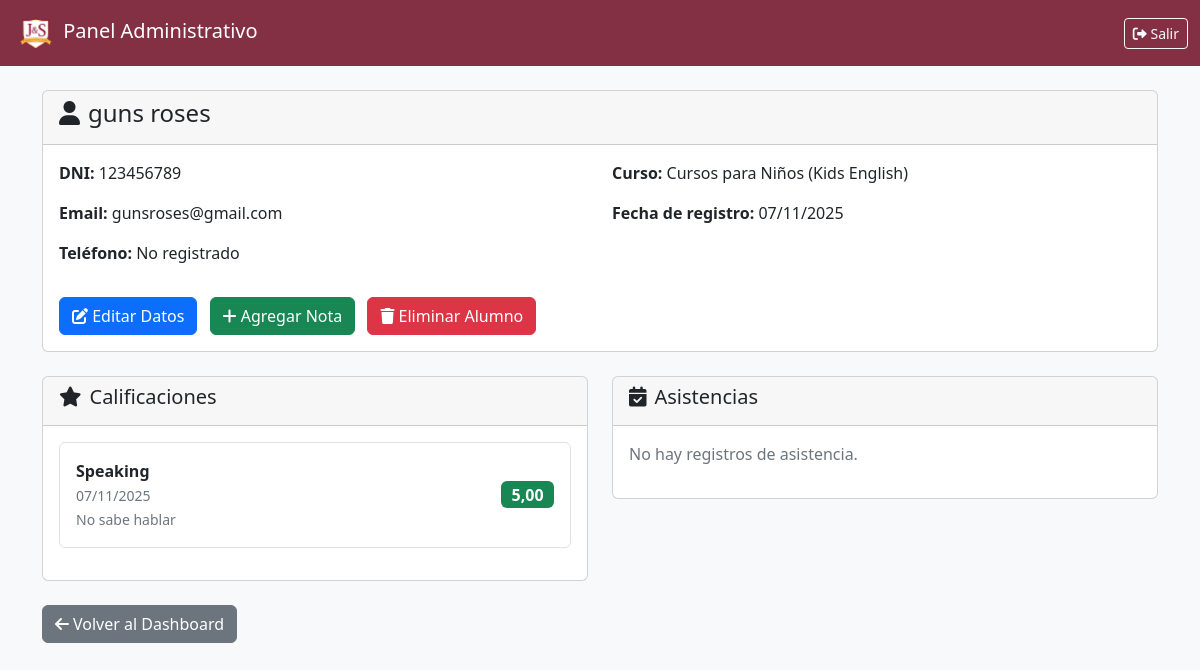
Screenshot of /gestionar-alumno/1/ (signed in) with the database file from the repository.
### agency/models.py (models this page shows, shortened)
class Alumno(models.Model):
    user = models.OneToOneField(User, on_delete=models.CASCADE)
    dni = models.CharField(max_length=20, unique=True)
    telefono = models.CharField(
        max_length=15,
        validators=[validar_telefono_15_digitos],
        blank=True
    )
    curso = models.ForeignKey(Curso, on_delete=models.SET_NULL, null=True, blank=True)
    fecha_registro = models.DateTimeField(auto_now_add=True)

class Curso(models.Model):
    nombre = models.CharField(max_length=100)
    descripcion = models.TextField(blank=True)
    fecha_creacion = models.DateTimeField(auto_now_add=True)
    def __str__(self):
        return self.nombre

class Nota(models.Model):
    alumno = models.ForeignKey(Alumno, on_delete=models.CASCADE)
    materia = models.CharField(max_length=100)
    calificacion = models.DecimalField(max_digits=4, decimal_places=2)
    fecha = models.DateField()
    observaciones = models.TextField(blank=True)

### agency/views.py (the view)
# urls.py: path('gestionar-alumno/<int:alumno_id>/', views.gestionar_alumno, name='gestionar_alumno'),
@login_required
@user_passes_test(is_admin)
def gestionar_alumno(request, alumno_id):
    curso_id = request.session.get('curso_seleccionado')
    if not curso_id:
        return redirect('seleccionar_curso')
    curso_actual = get_object_or_404(Curso, id=curso_id)
    alumno = get_object_or_404(Alumno, id=alumno_id, curso=curso_actual)
    notas = Nota.objects.filter(alumno=alumno).order_by('-fecha')
    asistencias = []
    context = {
        'alumno': alumno,
        'notas': notas,
        'asistencias': asistencias,
        'curso_actual': curso_actual,
    }
    return render(request, 'agency/gestionar_alumno.html', context)

### agency/views.py (called while the page is built)
def is_admin(user):
    return user.is_staff

### agency/templates/agency/gestionar_alumno.html (shortened to what this page needs)
{% load static %}
<!DOCTYPE html>
<html lang="es">
<head>
    <link href="https://cdn.jsdelivr.net/npm/bootstrap@5.2.3/dist/css/bootstrap.min.css" rel="stylesheet">
    <link href="https://cdnjs.cloudflare.com/ajax/libs/font-awesome/6.0.0/css/all.min.css" rel="stylesheet">
</head>
<body style="background-color: #f8f9fa;">
    <nav class="navbar navbar-expand-lg navbar-dark" style="background-color: #843044;">
        <div class="container-fluid">
            <a class="navbar-brand" href="{% url 'admin_dashboard' %}">
                <img src="{% static 'agency/assets/img/navbar-jys.png' %}" alt="JyS" style="height: 40px;">
                Panel Administrativo
            </a>
            <div class="navbar-nav ms-auto">
                <a class="btn btn-outline-light btn-sm" href="{% url 'logout' %}">
                    <i class="fas fa-sign-out-alt"></i> Salir
                </a>
            </div>
        </div>
    </nav>
    <div class="container mt-4">
        <div class="card mb-4">
            <div class="card-header">
                <h4><i class="fas fa-user me-2"></i>{{ alumno.user.first_name }} {{ alumno.user.last_name }}</h4>
            </div>
            <div class="card-body">
                <div class="row">
                    <div class="col-md-6">
                        <p><strong>DNI:</strong> {{ alumno.dni }}</p>
                        <p><strong>Email:</strong> {{ alumno.user.email|default:"No registrado" }}</p>
                        <p><strong>Teléfono:</strong> {{ alumno.telefono|default:"No registrado" }}</p>
                    </div>
                    <div class="col-md-6">
                        <p><strong>Curso:</strong> {{ alumno.curso|default:"Sin curso asignado" }}</p>
                        <p><strong>Fecha de registro:</strong> {{ alumno.fecha_registro|date:"d/m/Y" }}</p>
                    </div>
                </div>
                <div class="mt-3">
                    <a href="{% url 'editar_alumno' alumno.id %}" class="btn btn-primary me-2">
                        <i class="fas fa-edit"></i> Editar Datos
                    </a>
                    <a href="{% url 'agregar_nota' alumno.id %}" class="btn btn-success me-2">
                        <i class="fas fa-plus"></i> Agregar Nota
                    </a>
                    <a href="{% url 'borrar_alumno' alumno.id %}" class="btn btn-danger">
                        <i class="fas fa-trash"></i> Eliminar Alumno
                    </a>
                </div>
            </div>
        </div>
        <div class="row">
            <div class="col-md-6">
                <div class="card">
                    <div class="card-header">
                        <h5><i class="fas fa-star me-2"></i>Calificaciones</h5>
                    </div>
                    <div class="card-body">
                        {% for nota in notas %}
                            <div class="d-flex justify-content-between align-items-center mb-3 p-3 border rounded">
                                <div>
                                    <strong>{{ nota.materia }}</strong>
                                    <br><small class="text-muted">{{ nota.fecha|date:"d/m/Y" }}</small>
                                    {% if nota.observaciones %}
                                        <br><small class="text-muted">{{ nota.observaciones }}</small>
                                    {% endif %}
                                </div>
                                <span class="badge bg-success fs-6">{{ nota.calificacion }}</span>
                            </div>
                        {% empty %}
                            <p class="text-muted">No hay calificaciones registradas.</p>
                        {% endfor %}
                    </div>
                </div>
            </div>
            <div class="col-md-6">
                <div class="card">
                    <div class="card-header">
                        <h5><i class="fas fa-calendar-check me-2"></i>Asistencias</h5>
                    </div>
                    <div class="card-body">
                        {% for asistencia in asistencias %}
                            <div class="d-flex justify-content-between align-items-center mb-3 p-3 border rounded">
                                <div>
                                    <strong>{{ asistencia.fecha|date:"d/m/Y" }}</strong>
                                    {% if asistencia.observaciones %}
                                        <br><small class="text-muted">{{ asistencia.observaciones }}</small>
                                    {% endif %}
                                </div>
                                {% if asistencia.presente %}
                                    <span class="badge bg-success">Presente</span>
                                {% else %}
                                    <span class="badge bg-danger">Ausente</span>
                                {% endif %}
                            </div>
                        {% empty %}
                            <p class="text-muted">No hay registros de asistencia.</p>
                        {% endfor %}
                    </div>
                </div>
            </div>
        </div>
        <div class="mt-4">
            <a href="{% url 'admin_dashboard' %}" class="btn btn-secondary">
                <i class="fas fa-arrow-left me-1"></i>Volver al Dashboard
            </a>
        </div>
    </div>
</body>
</html>

### rows the page displays
Alumno: user.first_name "guns", user.last_name "roses", dni "123456789", user.email "gunsroses@gmail.com", telefono "No registrado", curso "Cursos para Niños (Kids English)", fecha_registro "07/11/2025"
Nota: materia "Speaking", fecha "07/11/2025", observaciones "No sabe hablar", calificacion "5,00"
